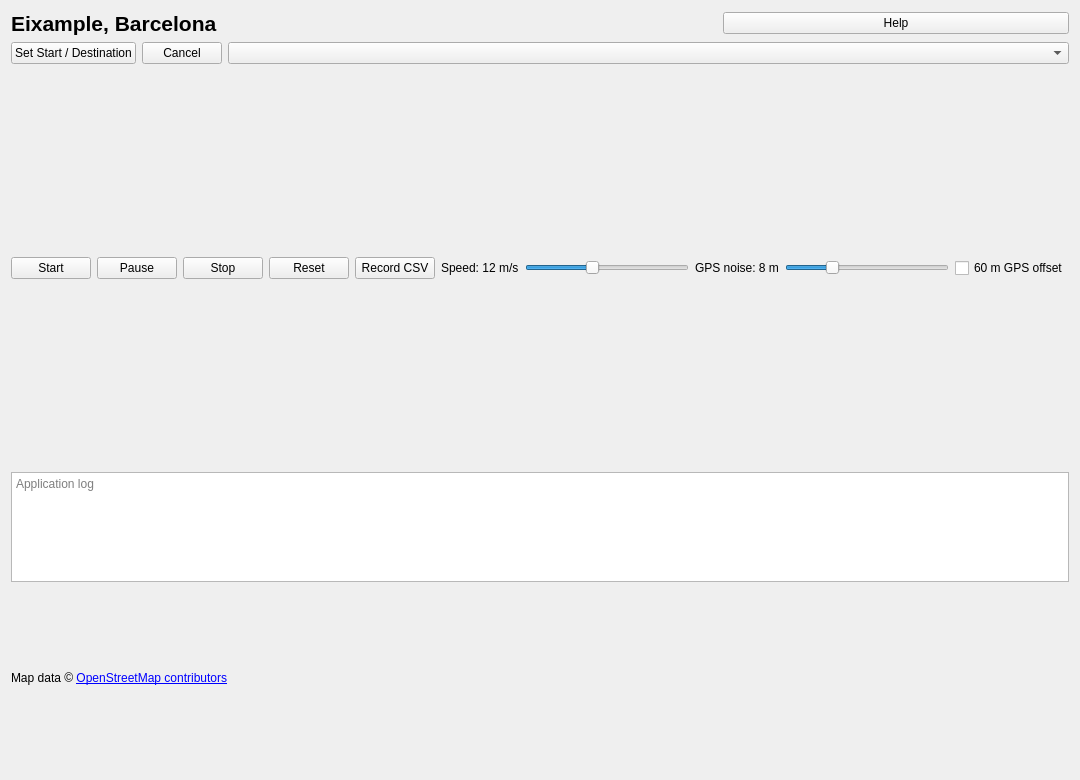
<?xml version="1.0" encoding="UTF-8"?>
<ui version="4.0">
  <class>ViewerWindow</class>
  <widget class="QWidget" name="ViewerWindow">
    <property name="geometry">
      <rect>
        <x>0</x>
        <y>0</y>
        <width>1080</width>
        <height>780</height>
      </rect>
    </property>
    <property name="windowTitle">
      <string>NavNative Lab</string>
    </property>
    <layout class="QVBoxLayout" name="mainLayout" stretch="0,0,0,1,0,0,0,0">
      <item>
        <layout class="QHBoxLayout" name="headerLayout">
          <item>
            <widget class="QLabel" name="title">
              <property name="text">
                <string>Eixample, Barcelona</string>
              </property>
              <property name="font">
                <font>
                  <pointsize>16</pointsize>
                  <bold>true</bold>
                </font>
              </property>
            </widget>
          </item>
          <item>
            <spacer name="headerSpacer">
              <property name="orientation">
                <enum>Qt::Horizontal</enum>
              </property>
            </spacer>
          </item>
          <item>
            <widget class="QLabel" name="stateLabel" />
          </item>
          <item>
            <widget class="QPushButton" name="help">
              <property name="text">
                <string>Help</string>
              </property>
            </widget>
          </item>
        </layout>
      </item>
      <item>
        <layout class="QHBoxLayout" name="routeControls" stretch="0,0,1">
          <item>
            <widget class="QPushButton" name="setPoints">
              <property name="text">
                <string>Set Start / Destination</string>
              </property>
              <property name="checkable">
                <bool>true</bool>
              </property>
              <property name="styleSheet">
                <string>QPushButton:checked { background-color: #245b94; color: white; }</string>
              </property>
            </widget>
          </item>
          <item>
            <widget class="QPushButton" name="cancel">
              <property name="text">
                <string>Cancel</string>
              </property>
            </widget>
          </item>
          <item>
            <widget class="QComboBox" name="routeOptions">
              <property name="accessibleName">
                <string>Route alternatives</string>
              </property>
              <property name="minimumContentsLength">
                <number>18</number>
              </property>
              <property name="placeholderText">
                <string>Route alternatives</string>
              </property>
            </widget>
          </item>
        </layout>
      </item>
      <item>
        <widget class="QLabel" name="routeStatus" />
      </item>
      <item>
        <layout class="QVBoxLayout" name="mapLayout" />
      </item>
      <item>
        <layout class="QHBoxLayout" name="driveControls" stretch="0,0,0,0,0,0,1,0,1,0">
          <item>
            <widget class="QPushButton" name="start">
              <property name="text">
                <string>Start</string>
              </property>
            </widget>
          </item>
          <item>
            <widget class="QPushButton" name="pause">
              <property name="text">
                <string>Pause</string>
              </property>
            </widget>
          </item>
          <item>
            <widget class="QPushButton" name="stop">
              <property name="text">
                <string>Stop</string>
              </property>
            </widget>
          </item>
          <item>
            <widget class="QPushButton" name="reset">
              <property name="text">
                <string>Reset</string>
              </property>
            </widget>
          </item>
          <item>
            <widget class="QPushButton" name="recordButton">
              <property name="text">
                <string>Record CSV</string>
              </property>
            </widget>
          </item>
          <item>
            <widget class="QLabel" name="speedLabel">
              <property name="text">
                <string>Speed: 12 m/s</string>
              </property>
            </widget>
          </item>
          <item>
            <widget class="QSlider" name="speed">
              <property name="accessibleName">
                <string>Vehicle speed in meters per second</string>
              </property>
              <property name="maximum">
                <number>30</number>
              </property>
              <property name="value">
                <number>12</number>
              </property>
              <property name="orientation">
                <enum>Qt::Horizontal</enum>
              </property>
            </widget>
          </item>
          <item>
            <widget class="QLabel" name="noiseLabel">
              <property name="text">
                <string>GPS noise: 8 m</string>
              </property>
            </widget>
          </item>
          <item>
            <widget class="QSlider" name="noise">
              <property name="accessibleName">
                <string>GPS noise in meters</string>
              </property>
              <property name="maximum">
                <number>30</number>
              </property>
              <property name="value">
                <number>8</number>
              </property>
              <property name="orientation">
                <enum>Qt::Horizontal</enum>
              </property>
            </widget>
          </item>
          <item>
            <widget class="QCheckBox" name="offset">
              <property name="text">
                <string>60 m GPS offset</string>
              </property>
            </widget>
          </item>
        </layout>
      </item>
      <item>
        <widget class="QLabel" name="status" />
      </item>
      <item>
        <widget class="QPlainTextEdit" name="logView">
          <property name="maximumSize">
            <size>
              <width>16777215</width>
              <height>110</height>
            </size>
          </property>
          <property name="accessibleName">
            <string>Application log</string>
          </property>
          <property name="readOnly">
            <bool>true</bool>
          </property>
          <property name="maximumBlockCount">
            <number>512</number>
          </property>
          <property name="placeholderText">
            <string>Application log</string>
          </property>
        </widget>
      </item>
      <item>
        <widget class="QLabel" name="attribution">
          <property name="text">
            <string>Map data &amp;copy; &lt;a href="https://www.openstreetmap.org/copyright"&gt;OpenStreetMap contributors&lt;/a&gt;</string>
          </property>
          <property name="openExternalLinks">
            <bool>true</bool>
          </property>
        </widget>
      </item>
    </layout>
  </widget>
  <resources />
  <connections />
</ui>
